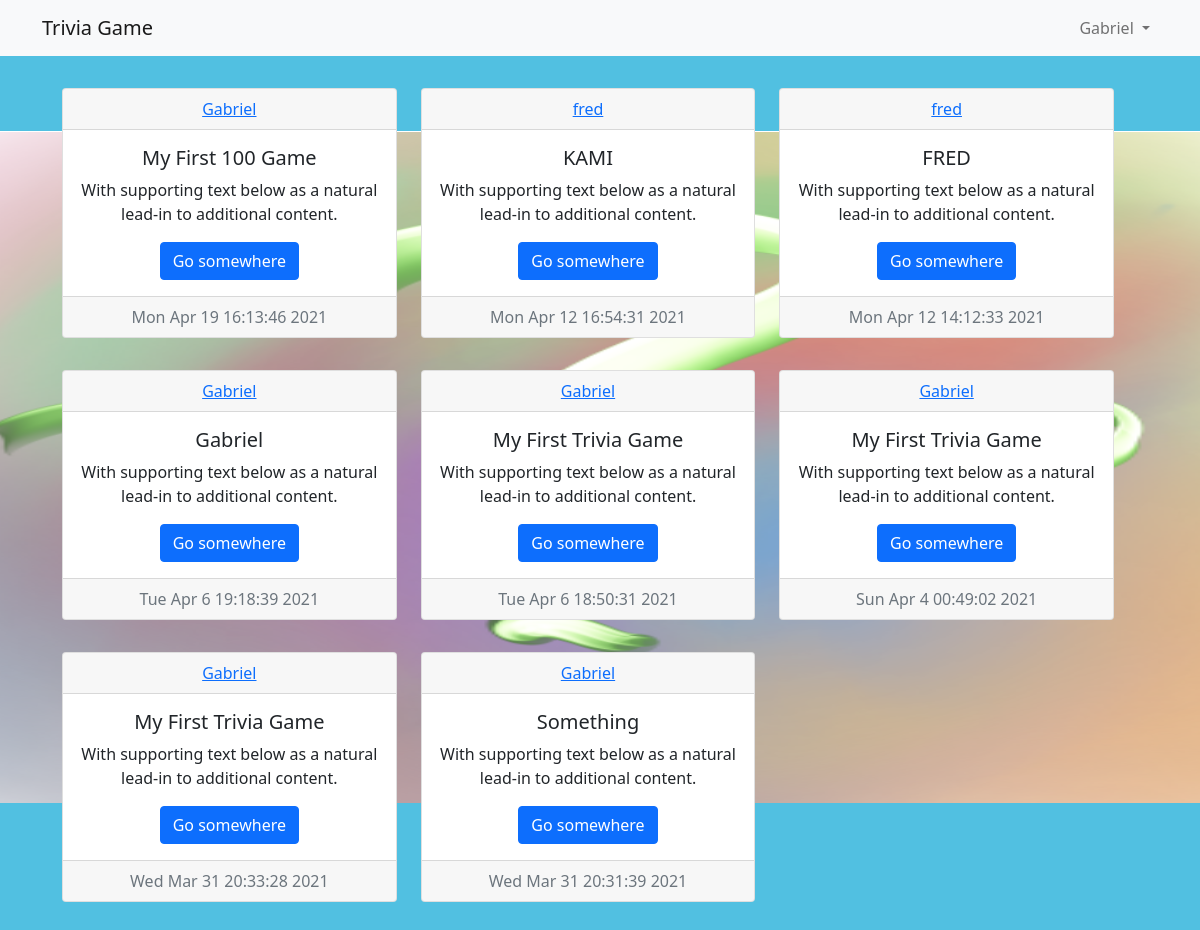
Screenshot of / (signed in) with the database file from the repository.
### app/models.py (models this page shows, shortened)
class User(db.Model, UserMixin):
    id = db.Column(db.Integer, primary_key=True);
    username = db.Column(db.String(120),  unique=True, nullable=False);
    email = db.Column(db.String(120), unique=True, nullable=False);
    password = db.Column(db.String(120), nullable=False);
    trivigame = db.relationship('TriviaGame', backref='author', lazy=True);

class TriviaGame(db.Model):
    id = db.Column(db.Integer, primary_key=True);
    content = db.Column(db.String(200));
    date = db.Column(db.DateTime, nullable=False, default=datetime.datetime.now());
    user_id = db.Column(db.Integer, db.ForeignKey('user.id'),nullable=False);
    file = db.Column(db.String(100));

### app/routes.py (the view)
@app.route('/home')
@app.route("/")
def home():
    now = datetime.date.today();
    logged_in = current_user.is_authenticated;
    raw = TriviaGame.query.all();
    content = [];
    date = [];
    users = [];
    for i in range(len(raw)-1, -1, -1):
        users.append(raw[i].author.username);
        content.append(json.loads(raw[i].content));
        date.append(raw[i].date);
    return render_template("home.html", title="home",users=users, is_logged_in=logged_in, content=content, length=len(content), date=date, now=now);

### app/models.py (called while the page is built)
@login_manager.user_loader
def load_user(user_id):
    return User.query.get(int(user_id))

### app/templates/home.html
{% extends "layout.html" %}
{% block content %}
{% for row in range(0, length, 3) %}
<div class="row p-3">
    {% if(row+3 > length) %}
        {% for col in range(row, length) %}
        <div class="col-4">
            <div class="card text-center">
                <div class="card-header">
                <a href="#">{{users[col]}}</a>
                </div>
                <div class="card-body">
                <h5 class="card-title">{{content[col]['title']}}</h5>
                <p class="card-text">With supporting text below as a natural lead-in to additional content.</p>
                <a href="{{url_for('trivia_homepage', id=col)}}" class="btn btn-primary">Go somewhere</a>
                </div>
                <div class="card-footer text-muted">
                {% if(date[col].strftime('%d') == now.strftime('%d')) %}
                {{date[col].strftime("%I:%M %p")}}
                {% else %}
                {{date[col].strftime("%c")}}
                {% endif %}
                </div>
            </div>
        </div>
        {% endfor %}
    {% else %}
        {% for col in range(row, row+3) %}
        <div class="col-4">
            <div class="card text-center">
                <div class="card-header">
                <a href="#">{{users[col]}}</a>
                </div>
                <div class="card-body">
                <h5 class="card-title">{{content[col]['title']}}</h5>
                <p class="card-text">With supporting text below as a natural lead-in to additional content.</p>
                <a href="{{url_for('trivia_homepage', id=length - col)}}" class="btn btn-primary">Go somewhere</a>
                </div>
                <div class="card-footer text-muted">
                {% if(date[col].strftime('%d') == now.strftime('%d')) %}
                {{date[col].strftime("%I:%M %p")}}
                {% else %}
                {{date[col].strftime("%c")}}
                {% endif %}
                </div>
            </div>
        </div>
        {% endfor %}
    {% endif %}
</div>
{% endfor %}
{% endblock content %}

### app/templates/layout.html (shortened to what this page needs)
<!doctype html>
<html lang="en">
  <head>
<link href="https://cdn.jsdelivr.net/npm/bootstrap@5.0.0-beta2/dist/css/bootstrap.min.css" rel="stylesheet">
  </head>
  <body>
    <nav class="navbar navbar-expand-lg navbar-light bg-light">
      <div class="container">
        <a class="navbar-brand" href="{{url_for('home')}}">Trivia Game</a>
        <div class="collapse navbar-collapse d-flex flex-row-reverse" id="navbarNavDropdown">
          <ul class="navbar-nav">
            <li class="nav-item dropdown">
              {% if is_logged_in %}
              <a class="nav-link dropdown-toggle" href="#" id="navbarDropdownMenuLink" role="button" data-bs-toggle="dropdown" aria-expanded="false">
                {{current_user.username}}
              </a>
              {% else %}
              <a class="nav-link dropdown-toggle" href="#" id="navbarDropdownMenuLink" role="button" data-bs-toggle="dropdown" aria-expanded="false">
                Account
              </a>
              {% endif %}
            </li>
          </ul>
        </div>
      </div>
    </nav>
    <div class="container">
    <main role="main">
      <div class="row p-3">
          {% block content %}{% endblock %}
        </div>
      </main>
      </div>
  </body>
</html>

### rows the page displays
User: username "Gabriel", username "Gabriel" "Gabriel" "Gabriel" "Gabriel", username "Gabriel" "Gabriel"
TriviaGame: date "Mon Apr 19 16:13:46 2021"
User: username "fred" "fred"
TriviaGame: date "Mon Apr 12 16:54:31 2021"
TriviaGame: date "Mon Apr 12 14:12:33 2021"
TriviaGame: date "Tue Apr 6 19:18:39 2021"
TriviaGame: date "Tue Apr 6 18:50:31 2021"
TriviaGame: date "Sun Apr 4 00:49:02 2021"
TriviaGame: date "Wed Mar 31 20:33:28 2021"
TriviaGame: date "Wed Mar 31 20:31:39 2021"

### other values shown
{{ content[col]['title'] }} "My First 100 Game" "KAMI" "FRED" "Gabriel" "My First Trivia Game" "My First Trivia Game"
{{ content[col]['title'] }} "My First Trivia Game" "Something"
